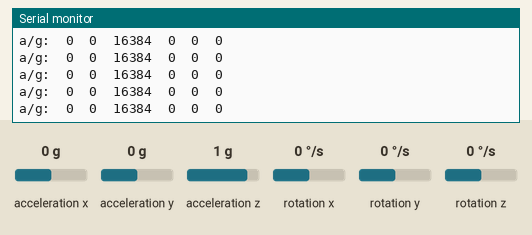
Bench run of a sketch on a simulated Arduino Uno, built with avr-gcc and run on an emulated ATmega328P. Shown: the last lines printed to the serial monitor. Wiring (inferred from the names in the program): MPU-6050 motion sensor at I2C address 0x68. The test bench sets the inputs (shaded band); at power-on: acceleration x 0 g, acceleration y 0 g, acceleration z 1 g, rotation x 0 °/s, rotation y 0 °/s, rotation z 0 °/s.

Above: at 1.2 s.
1.3 s: acceleration x set to -1.4 g
At 2.4 s:
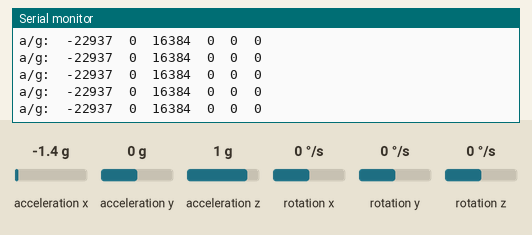
2.8 s: acceleration y set to -1.4 g
At 3.7 s:
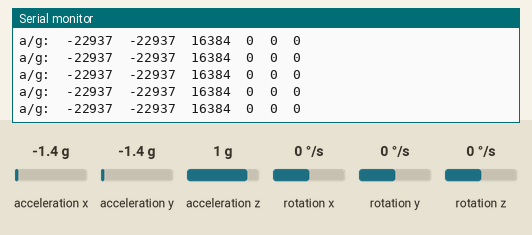
5.8 s: acceleration z set to 0 g
At 6.9 s:
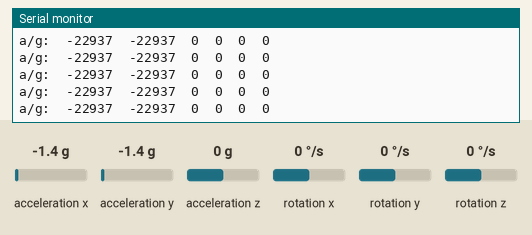
8.8 s: rotation x set to 100 °/s
At 9.6 s:
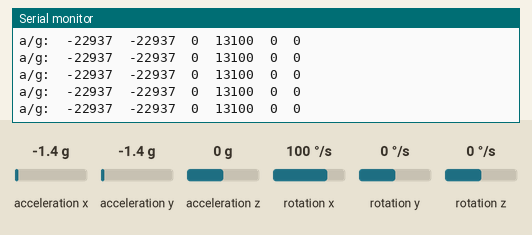
11.8 s: acceleration x set to 0.8 g
Timing chart, 0 to 12.4 s (numbered marks = the images above; inputs shaded):
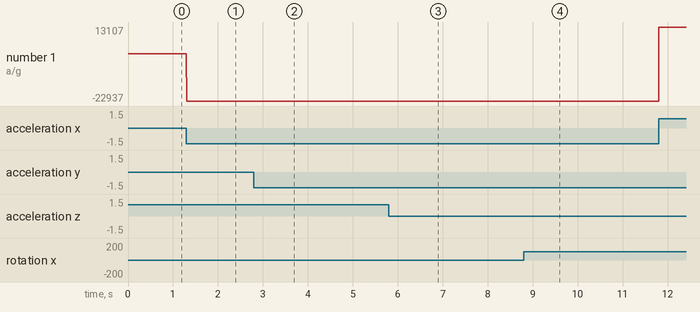

Measured:
- after the input at 1.3 s, the serial monitor: prints a new line at once (image 1)
- after the input at 2.8 s, the serial monitor: prints a new line at once (image 2)
- after the input at 5.8 s, the serial monitor: prints a new line at once (image 3)
- after the input at 8.8 s, the serial monitor: prints a new line at once (image 4)
- plotted number 1: 0 → -22937 after the input at 1.3 s, -22937 → 13107 after the input at 11.8 s

The sketch:

MPU6050_raw_129.ino
```cpp
// I2C device class (I2Cdev) demonstration Arduino sketch for MPU6050 class
// 10/7/2011 by Jeff Rowberg <jeff@rowberg.net>
// Updates should (hopefully) always be available at https://github.com/jrowberg/i2cdevlib
//
// Changelog:
//      2013-05-08 - added multiple output formats
//                 - added seamless Fastwire support
//      2011-10-07 - initial release

/* ============================================
I2Cdev device library code is placed under the MIT license
Copyright (c) 2011 Jeff Rowberg

Permission is hereby granted, free of charge, to any person obtaining a copy
of this software and associated documentation files (the "Software"), to deal
in the Software without restriction, including without limitation the rights
to use, copy, modify, merge, publish, distribute, sublicense, and/or sell
copies of the Software, and to permit persons to whom the Software is
furnished to do so, subject to the following conditions:

The above copyright notice and this permission notice shall be included in
all copies or substantial portions of the Software.

THE SOFTWARE IS PROVIDED "AS IS", WITHOUT WARRANTY OF ANY KIND, EXPRESS OR
IMPLIED, INCLUDING BUT NOT LIMITED TO THE WARRANTIES OF MERCHANTABILITY,
FITNESS FOR A PARTICULAR PURPOSE AND NONINFRINGEMENT. IN NO EVENT SHALL THE
AUTHORS OR COPYRIGHT HOLDERS BE LIABLE FOR ANY CLAIM, DAMAGES OR OTHER
LIABILITY, WHETHER IN AN ACTION OF CONTRACT, TORT OR OTHERWISE, ARISING FROM,
OUT OF OR IN CONNECTION WITH THE SOFTWARE OR THE USE OR OTHER DEALINGS IN
THE SOFTWARE.
===============================================
*/

// I2Cdev and MPU6050 must be installed as libraries, or else the .cpp/.h files
// for both classes must be in the include path of your project
#include "I2Cdev.h"
#include "MPU6050.h"

// Arduino Wire library is required if I2Cdev I2CDEV_ARDUINO_WIRE implementation
// is used in I2Cdev.h
#if I2CDEV_IMPLEMENTATION == I2CDEV_ARDUINO_WIRE
    #include "Wire.h"
#endif

// class default I2C address is 0x68
// specific I2C addresses may be passed as a parameter here
// AD0 low = 0x68 (default for InvenSense evaluation board)
// AD0 high = 0x69
MPU6050 accelgyro;
//MPU6050 accelgyro(0x69); // <-- use for AD0 high

int16_t ax, ay, az;
int16_t gx, gy, gz;


// uncomment "OUTPUT_READABLE_ACCELGYRO" if you want to see a tab-separated
// list of the accel X/Y/Z and then gyro X/Y/Z values in decimal. Easy to read,
// not so easy to parse, and slow(er) over UART.
#define OUTPUT_READABLE_ACCELGYRO

// uncomment "OUTPUT_BINARY_ACCELGYRO" to send all 6 axes of data as 16-bit
// binary, one right after the other. This is very fast (as fast as possible
// without compression or data loss), and easy to parse, but impossible to read
// for a human.
//#define OUTPUT_BINARY_ACCELGYRO


#define LED_PIN 13
bool blinkState = false;

void setup() {
    // join I2C bus (I2Cdev library doesn't do this automatically)

        Wire.begin();

    // initialize serial communication
    // (38400 chosen because it works as well at 8MHz as it does at 16MHz, but
    // it's really up to you depending on your project)
    Serial.begin(115200);

    // initialize device
    Serial.println("Initializing I2C devices...");
   // accelgyro.initialize();

    // verify connection
    Serial.println("Testing device connections...");
    byte buffer[32];
    //Serial.println(accelgyro.testConnection() ? "MPU6050 connection successful" : "MPU6050 connection failed");
    I2Cdev::readBits(0x68,0x75,6,6,buffer);
    Serial.print("buffer 0: ");
    Serial.println(buffer[0],HEX);
    // use the code below to change accel/gyro offset values
    /*
    Serial.println("Updating internal sensor offsets...");
    // -76	-2359	1688	0	0	0
    Serial.print(accelgyro.getXAccelOffset()); Serial.print("\t"); // -76
    Serial.print(accelgyro.getYAccelOffset()); Serial.print("\t"); // -2359
    Serial.print(accelgyro.getZAccelOffset()); Serial.print("\t"); // 1688
    Serial.print(accelgyro.getXGyroOffset()); Serial.print("\t"); // 0
    Serial.print(accelgyro.getYGyroOffset()); Serial.print("\t"); // 0
    Serial.print(accelgyro.getZGyroOffset()); Serial.print("\t"); // 0
    Serial.print("\n");
    accelgyro.setXGyroOffset(220);
    accelgyro.setYGyroOffset(76);
    accelgyro.setZGyroOffset(-85);
    Serial.print(accelgyro.getXAccelOffset()); Serial.print("\t"); // -76
    Serial.print(accelgyro.getYAccelOffset()); Serial.print("\t"); // -2359
    Serial.print(accelgyro.getZAccelOffset()); Serial.print("\t"); // 1688
    Serial.print(accelgyro.getXGyroOffset()); Serial.print("\t"); // 0
    Serial.print(accelgyro.getYGyroOffset()); Serial.print("\t"); // 0
    Serial.print(accelgyro.getZGyroOffset()); Serial.print("\t"); // 0
    Serial.print("\n");
    */

    // configure Arduino LED for
    //pinMode(LED_PIN, OUTPUT);
}

void loop() {
    // read raw accel/gyro measurements from device
    accelgyro.getMotion6(&ax, &ay, &az, &gx, &gy, &gz);

    // these methods (and a few others) are also available
    //accelgyro.getAcceleration(&ax, &ay, &az);
    //accelgyro.getRotation(&gx, &gy, &gz);

    #ifdef OUTPUT_READABLE_ACCELGYRO
        // display tab-separated accel/gyro x/y/z values
        Serial.print("a/g:\t");
        Serial.print(ax); Serial.print("\t");
        Serial.print(ay); Serial.print("\t");
        Serial.print(az); Serial.print("\t");
        Serial.print(gx); Serial.print("\t");
        Serial.print(gy); Serial.print("\t");
        Serial.println(gz);
    #endif

    #ifdef OUTPUT_BINARY_ACCELGYRO
        Serial.write((uint8_t)(ax >> 8)); Serial.write((uint8_t)(ax & 0xFF));
        Serial.write((uint8_t)(ay >> 8)); Serial.write((uint8_t)(ay & 0xFF));
        Serial.write((uint8_t)(az >> 8)); Serial.write((uint8_t)(az & 0xFF));
        Serial.write((uint8_t)(gx >> 8)); Serial.write((uint8_t)(gx & 0xFF));
        Serial.write((uint8_t)(gy >> 8)); Serial.write((uint8_t)(gy & 0xFF));
        Serial.write((uint8_t)(gz >> 8)); Serial.write((uint8_t)(gz & 0xFF));
    #endif
//delay(10);
    // blink LED to indicate activity
    //blinkState = !blinkState;
    //digitalWrite(LED_PIN, blinkState);
}
```
